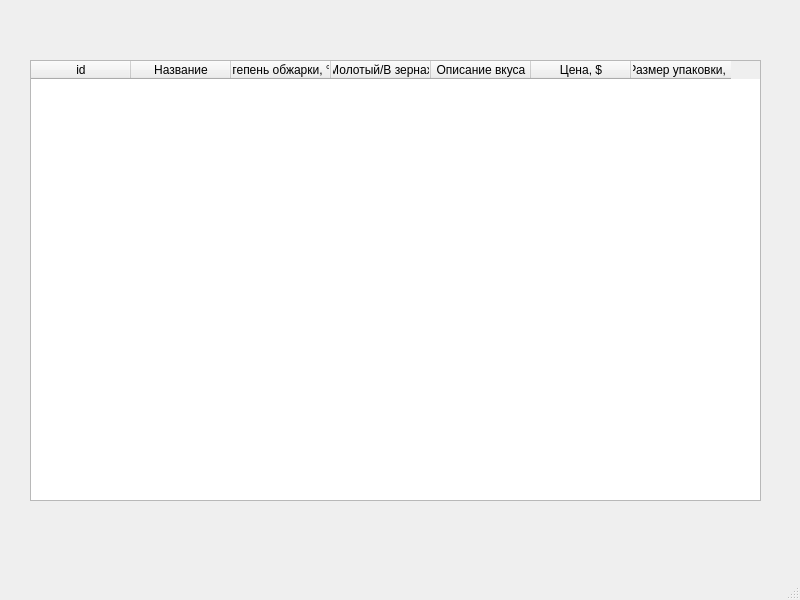
<?xml version="1.0" encoding="UTF-8"?>
<ui version="4.0">
 <class>MainWindow</class>
 <widget class="QMainWindow" name="MainWindow">
  <property name="geometry">
   <rect>
    <x>0</x>
    <y>0</y>
    <width>800</width>
    <height>600</height>
   </rect>
  </property>
  <property name="windowTitle">
   <string>MainWindow</string>
  </property>
  <widget class="QWidget" name="centralwidget">
   <widget class="QTableWidget" name="tableWidget">
    <property name="geometry">
     <rect>
      <x>30</x>
      <y>60</y>
      <width>731</width>
      <height>441</height>
     </rect>
    </property>
    <column>
     <property name="text">
      <string>id</string>
     </property>
    </column>
    <column>
     <property name="text">
      <string>Название</string>
     </property>
    </column>
    <column>
     <property name="text">
      <string>Степень обжарки, °C</string>
     </property>
    </column>
    <column>
     <property name="text">
      <string>Молотый/В зернах</string>
     </property>
    </column>
    <column>
     <property name="text">
      <string>Описание вкуса</string>
     </property>
    </column>
    <column>
     <property name="text">
      <string>Цена, $</string>
     </property>
    </column>
    <column>
     <property name="text">
      <string>Размер упаковки, г</string>
     </property>
    </column>
   </widget>
  </widget>
  <widget class="QMenuBar" name="menubar">
   <property name="geometry">
    <rect>
     <x>0</x>
     <y>0</y>
     <width>800</width>
     <height>21</height>
    </rect>
   </property>
  </widget>
  <widget class="QStatusBar" name="statusbar"/>
 </widget>
 <resources/>
 <connections/>
</ui>
